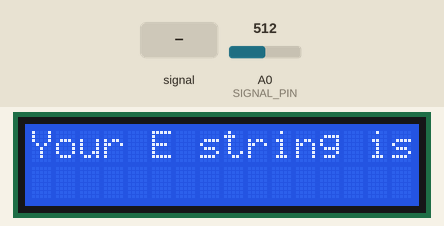
Simulated run of this sketch. Board: Arduino Uno, built with avr-gcc and run on an emulated ATmega328P. Shown: 16×2 character LCD. Inputs (shaded band) come from the test bench; at power-on: A0 (SIGNAL_PIN) = 512.

Above: at 3.7 s.
3.8 s: A0 (SIGNAL_PIN) fed a 200 Hz sine of ±81 counts around its level
At 5.8 s:
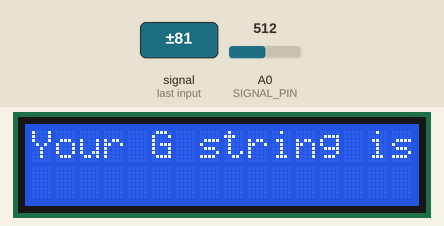
6.5 s: A0 (SIGNAL_PIN) fed a 1000 Hz sine of ±255 counts around its level
At 8.3 s:
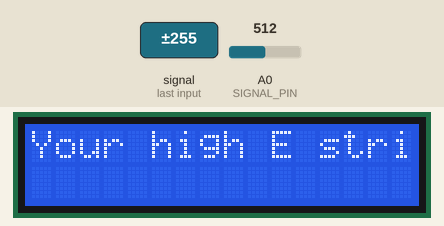
9.5 s: A0 (SIGNAL_PIN) set to 390
At 12.3 s:
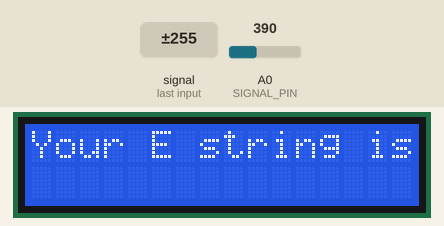
12.5 s: A0 (SIGNAL_PIN) fed a 2 Hz sine of ±306 counts around its level
At 14.5 s:
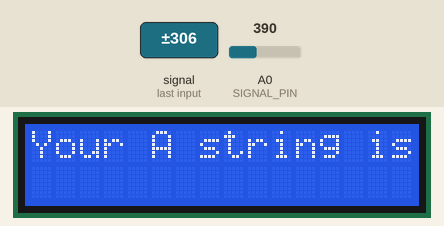
Timing chart, 0 to 16.0 s (numbered marks = the images above; inputs shaded):
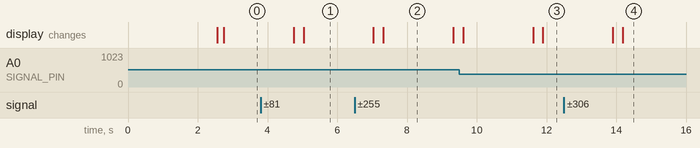

The sketch:

FFT_LCD.ino
```cpp
#include <arduinoFFT.h>        // Include the correct FFT library for frequency analysis
 #include <LiquidCrystal.h>


// Define constants for the FFT
#define SAMPLES 64              // Number of samples for FFT, must be a power of 2
#define SAMPLING_FREQUENCY 682  // Sampling frequency in Hz (adjust to match the expected frequency range)
#define SIGNAL_PIN A0           // Pin where the guitar signal (analog) is read


// Arrays to hold real and imaginary components for the FFT calculation
double vReal[SAMPLES];  // Real part of the FFT input data (will hold the signal values)
double vImag[SAMPLES];  // Imaginary part of the FFT input data (will be zeroed out for real signals)

// Create an FFT object with the real and imaginary arrays, sample size, and sampling frequency
ArduinoFFT<double> FFT = ArduinoFFT<double>(vReal, vImag, SAMPLES, SAMPLING_FREQUENCY);

 //LCD Display
const byte LCD_D7 = 2;
const byte LCD_D6 = 3;
const byte LCD_D5 = 4;
const byte LCD_D4 = 5;
const byte LCD_E = 11;
const byte LCD_RS = 12 ;

LiquidCrystal Lcd(LCD_RS, LCD_E, LCD_D4, LCD_D5, LCD_D6, LCD_D7);
const byte LCD_WIDTH = 16;
const byte LCD_HEIGHT = 2;

void setup() {
  Serial.begin(115200);        // Start serial communication for debugging
   //LCD
  Lcd.begin(LCD_WIDTH, LCD_HEIGHT);
  Lcd.print("Starting...");
  delay(2500);
  Lcd.clear();

}

void loop() {
  // Collect 'SAMPLES' number of data points from the analog input (signal pin)
  for (int i = 0; i < SAMPLES; i++) {
    vReal[i] = analogRead(SIGNAL_PIN);  // Read the analog input (guitar signal)
    vImag[i] = 0;                       // Set the imaginary part to 0 (since we're working with real data)
    delayMicroseconds(1000000 / SAMPLING_FREQUENCY);  // Delay to match the desired sampling frequency
  }

  // Apply a Hamming window function to the real input data to reduce spectral leakage
  FFT.windowing(FFT_WIN_TYP_HAMMING, FFT_FORWARD);

  // Compute the FFT on the real and imaginary data
  FFT.compute(FFT_FORWARD);  // Perform the FFT calculation

  // Convert the complex FFT result to magnitude (real signal information)
  FFT.complexToMagnitude();

  // Identify the frequency of the peak in the spectrum
  double peakFrequency = FFT.majorPeak();  // Get the frequency corresponding to the peak value in the FFT output

 //LOW E STRING
    if(peakFrequency>83.5 && peakFrequency<92) {
    Lcd.print("Your E string is too high.");
    delay (2000);
    Lcd.clear();
    }

    if(peakFrequency<82){
    Lcd.print("Your E string is too low.");
    delay (2000);
    Lcd.clear();
      }

      if(peakFrequency<=83 && peakFrequency>=82){
    Lcd.print("E string is in tune.");
    delay (2000);
    Lcd.clear();
      }

  //A STRING
  if(peakFrequency>110.5 && peakFrequency<128){
  Lcd.print("Your A string is too high.");
    delay (2000);
    Lcd.clear();
  }

     if(peakFrequency<109.5 && peakFrequency>93){
    Lcd.print("Your A string is too low.");
    delay (2000);
    Lcd.clear();
      }

   if(peakFrequency<=110 && peakFrequency>=109){
    Lcd.print("A string is in tune.");
    delay (2000);
    Lcd.clear();
      }

      //D STRING
      if(peakFrequency>147.5 && peakFrequency<170){
    Lcd.print("Your D string is too high.");
    delay (2000);
    Lcd.clear();
      }

        if(peakFrequency<145 && peakFrequency>128.5){
    Lcd.print("Your D string is too low");
    delay (2000);
    Lcd.clear();
      }

        if(peakFrequency<=146 && peakFrequency>=147){
    Lcd.print("D string is in tune.");
    delay (2000);
    Lcd.clear();
       }
         //G STRING
      if(peakFrequency>197 && peakFrequency<222){
  Lcd.print("Your G string is too high.");
    delay (2000);
    Lcd.clear();
  }

     if(peakFrequency<196 && peakFrequency>171){
    Lcd.print("Your G string is too low.");
    delay (2000);
    Lcd.clear();
      }

   if(peakFrequency<=197 && peakFrequency>=196){
    Lcd.print("G string is in tune.");
    delay (2000);
    Lcd.clear();
      }

   //B STRING
       if(peakFrequency>248 && peakFrequency<288){
  Lcd.print("Your B string is too high.");
    delay (2000);
    Lcd.clear();
  }

     if(peakFrequency<247 && peakFrequency>223){
    Lcd.print("Your B string is too low.");
    delay (2000);
    Lcd.clear();
      }

   if(peakFrequency<= 248 && peakFrequency>= 247){
    Lcd.print("B string in tune.");
    delay (2000);
    Lcd.clear();
      }

   //HIGH E STRING
   if(peakFrequency>331.5 && peakFrequency< 400){
  Lcd.print("Your high E string is too high.");
    delay (2000);
    Lcd.clear();
  }

     if(peakFrequency<329 && peakFrequency>289){
    Lcd.print("Your high E string is too low.");
    delay (2000);
    Lcd.clear();
      }

   if(peakFrequency<=331  && peakFrequency>=330 ){
    Lcd.print("Your high E string is in tune.");
    delay (2000);
    Lcd.clear();
      }


  delay(100);  // Wait for 100 milliseconds before updating the display again
}
```

Measured:
- after the input at 3.8 s, the display: first differs from a run without the input after 1.2 s (image 1)
- after the input at 6.5 s, the display: first differs from a run without the input after 0.82 s (image 2)
- after the input at 9.5 s, the display: first differs from a run without the input after 2.4 s (image 3)
- after the input at 12.5 s, the display: first differs from a run without the input after 1.7 s (image 4)
- what the display in image 2 shows lasts 2.0 s, from 7.3 s to 9.3 s
